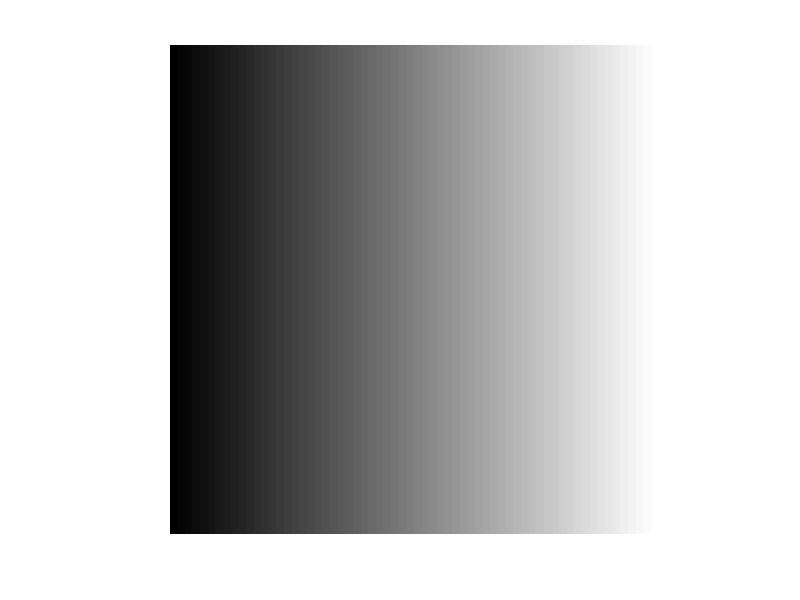
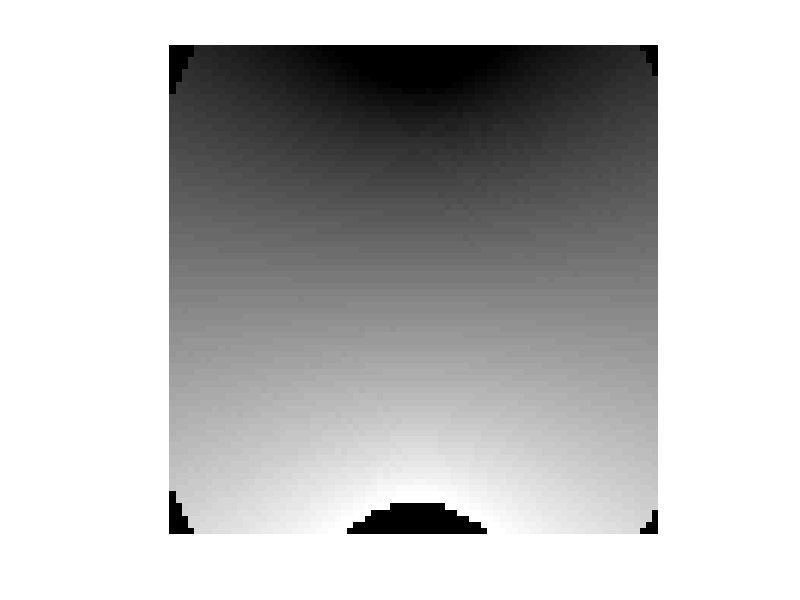

Write the MATLAB code that produced these figures, in order.
M = zeros(256, 256);
for i=1:1:256
   M(:,i) = i; 
end
figure(1);
I = mat2gray(M);
imshow(I);

val_x = 1;
val_y = 1;
res = 80;
im_size_x = 256;
im_size_y = 256;
salto_x = 2*val_x/im_size_x;
salto_y = 2*val_y/im_size_y;
M_f = zeros(res, res);

for i=1:1:im_size_x
   for j=1:1:im_size_y
       z = -val_x+(j*salto_x) + (val_y-i*salto_y)*1i;
       w = sin(z);
       x_n = ceil((real(w) + 1.01)*(res/2));
       y_n = ceil((1.01-imag(w))*(res/2));
       if 0 < x_n && x_n <= res && 0 < y_n && y_n <= res
           M_f(x_n, y_n) = M(i,j);
       end
   end
end

figure(2)
Im = mat2gray(M_f);
imshow(Im);